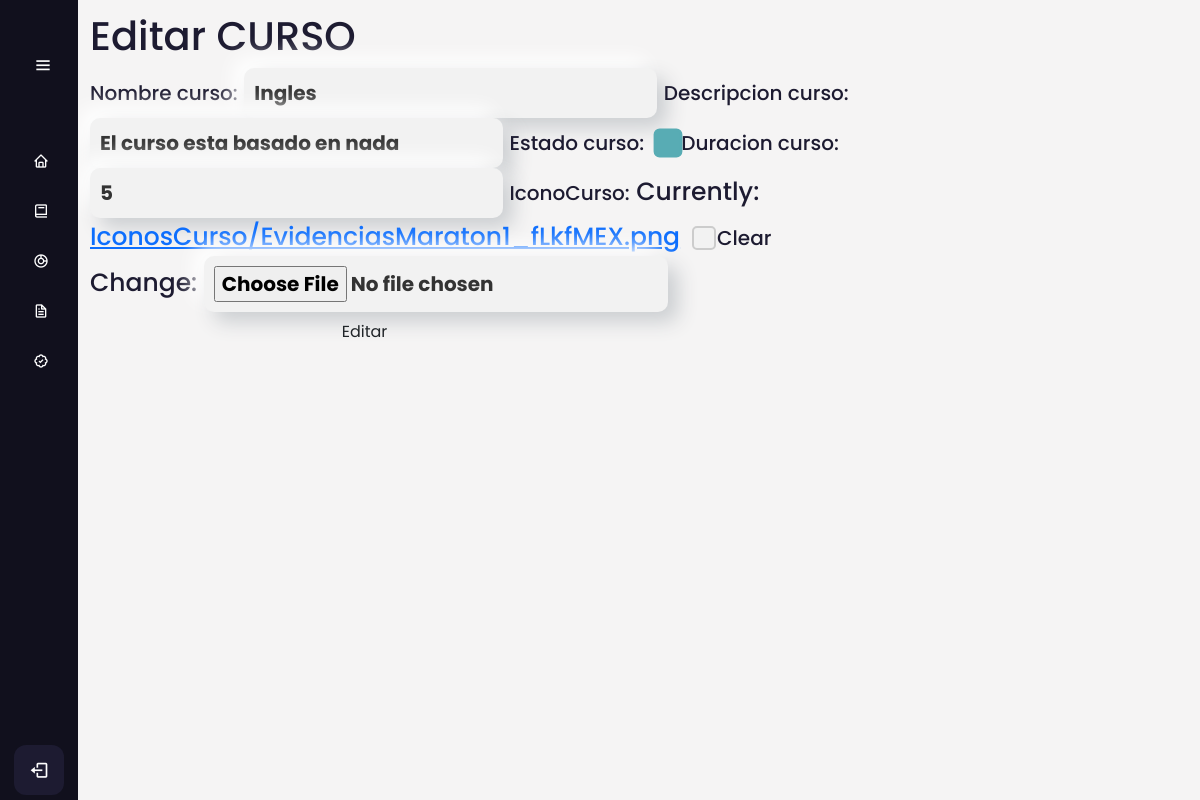
/cursos/editar/4/, run on the app's committed database.
### AppCursos/models.py (models this page shows, shortened)
class Cursos(models.Model):
     nombre_curso=models.CharField(max_length=100)
     descripcion_curso = models.CharField(max_length=500)
     estado_curso= models.BooleanField(default=False)
     duracion_curso = models.IntegerField(blank=True, null=True)
     iconoCurso = models.ImageField(upload_to='IconosCurso', null=True,blank=True)
     class Meta:
          verbose_name_plural = 'Cursos'

### AppCursos/views.py (the view)
# urls.py: path('editar/<int:curso_id>/',views.update,name='editar_curso'),
def update(request, curso_id):
    editar = Cursos.objects.get(id=curso_id)
    if request.method == "POST":
        form = CursosForm(request.POST, instance=editar)
        if form.is_valid():
            form.save()
            messages.success(request, 'Editado con éxito')
            return redirect("listar_cursos")
    else:
        form = CursosForm(instance=editar)
    context = {"form": form}
    return render(request, 'Cursos/editar_cursos.html', context)

### AppCursos/forms.py
class CursosForm(forms.ModelForm):
    class Meta:
        model = Cursos
        fields = '__all__'

### Templates/Cursos/editar_cursos.html (shortened to what this page needs)
{% extends 'Layout/Base.html' %}
{% load static %}
{% block content %}
	<div class="home_content">
		<div class="text">
            <h1>Editar CURSO </h1>
            <form method="post">
                <div class="form-group">
                    {{ form }}
                </div>
                <button type="submit" class="btn third">Editar</button>
            </form>
        </div>
    </div>
{% endblock %}

### static/Css/Estilo.css (style rules this page uses)
* { margin: 0; padding: 0; box-sizing: border-box; font-family: "Poppins", sans-serif; }
body { position: relative; min-height: 100vh; width: 100%; overflow: hidden; }

### static/Css/Curso.css (style rules this page uses)
body { margin: 0; padding: 0; box-sizing: border-box; background-color: #f2f0f0b4; overflow-y: scroll; }
.home_content { position: absolute; height: 100%; width: calc(100% - 78px); left: 78px; transition: all 0.5s ease; }
.home_content .text { font-size: 25px; font-weight: 500; color: #1d1b31; margin: 12px; }
label { font-size: 20px; }
input[type="checkbox"] { appearance: none; -webkit-appearance: none; background-color: #f2f2f2; border: 2px solid #ccc; border-radius: 5px; outline: none; padding: 10px; position: relative; top: 5px; left: 5px; transition: all 0.3s ease; }
button { width: 50%; padding: 10px; border: none; border-radius: 10px; background-color: #58acb4; color: #fff; font-size: 16px; font-weight: bold; cursor: pointer; }
input[type="checkbox"]:checked { background-color: #58acb4; border-color: #58acb4; color: #fff; transform: scale(1.2); }
input[type="text"], #id_duracion_curso, #id_iconoCurso { background-color: #f2f2f2; border: none; border-radius: 10px; box-shadow: 10px 10px 20px #cbced1, -10px -10px 20px #ffffff; outline: none; padding: 10px; transition: all 0.3s ease; font-size: 20px; font-weight: bold; color: #333; }

### data on the page
Cursos: nombre_curso "Ingles", descripcion_curso "El curso esta basado en nada", estado_curso "☑", duracion_curso "5"
